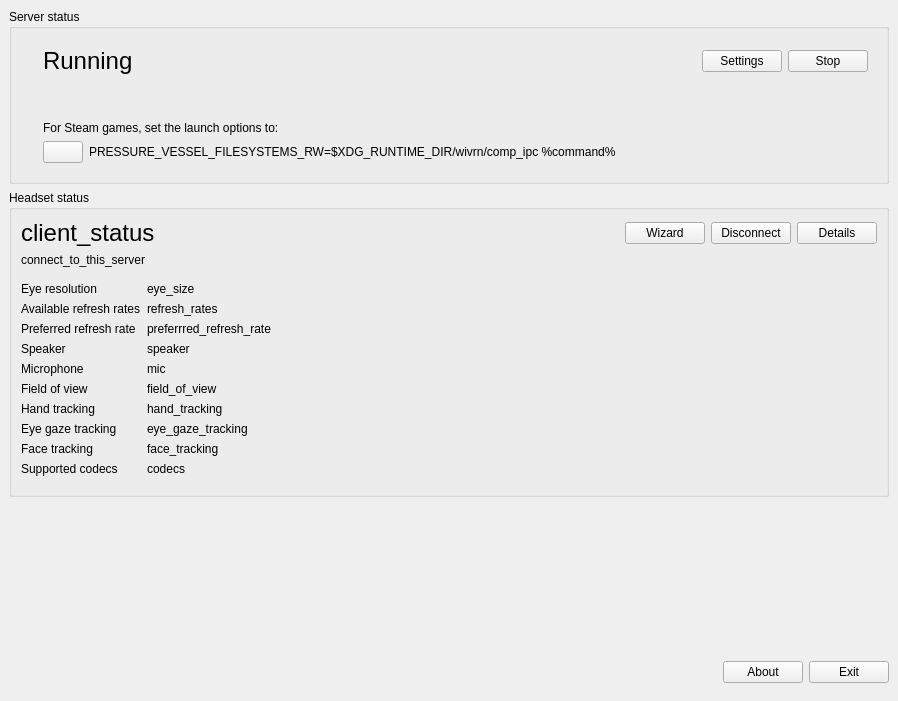
<?xml version="1.0" encoding="UTF-8"?>
<ui version="4.0">
 <class>MainWindow</class>
 <widget class="QMainWindow" name="MainWindow">
  <property name="geometry">
   <rect>
    <x>0</x>
    <y>0</y>
    <width>898</width>
    <height>701</height>
   </rect>
  </property>
  <property name="windowTitle">
   <string>WiVRn dashboard</string>
  </property>
  <property name="windowIcon">
   <iconset resource="../wivrn-dashboard.qrc">
    <normaloff>:/images/wivrn.svg</normaloff>:/images/wivrn.svg</iconset>
  </property>
  <widget class="QWidget" name="centralwidget">
   <layout class="QVBoxLayout" name="verticalLayout_2" stretch="0,0,1,0">
    <item>
     <widget class="QGroupBox" name="group_server">
      <property name="title">
       <string>Server status</string>
      </property>
      <property name="checkable">
       <bool>false</bool>
      </property>
      <layout class="QHBoxLayout" name="horizontalLayout_13">
       <item>
        <widget class="QStackedWidget" name="stacked_widget_server">
         <property name="currentIndex">
          <number>1</number>
         </property>
         <widget class="QWidget" name="server_stopped">
          <layout class="QHBoxLayout" name="horizontalLayout_7">
           <item>
            <widget class="QLabel" name="label_5">
             <property name="text">
              <string/>
             </property>
             <property name="pixmap">
              <pixmap resource="../wivrn-dashboard.qrc">:/images/wivrn.svg</pixmap>
             </property>
            </widget>
           </item>
           <item>
            <layout class="QVBoxLayout" name="verticalLayout_4">
             <item>
              <layout class="QHBoxLayout" name="horizontalLayout_6" stretch="1,0">
               <item>
                <widget class="QLabel" name="label_7">
                 <property name="font">
                  <font>
                   <pointsize>18</pointsize>
                  </font>
                 </property>
                 <property name="text">
                  <string>Stopped</string>
                 </property>
                </widget>
               </item>
               <item>
                <widget class="QPushButton" name="button_start">
                 <property name="text">
                  <string>Start</string>
                 </property>
                 <property name="icon">
                  <iconset theme="media-playback-start"/>
                 </property>
                </widget>
               </item>
              </layout>
             </item>
             <item>
              <spacer name="verticalSpacer_2">
               <property name="orientation">
                <enum>Qt::Orientation::Vertical</enum>
               </property>
               <property name="sizeHint" stdset="0">
                <size>
                 <width>20</width>
                 <height>40</height>
                </size>
               </property>
              </spacer>
             </item>
            </layout>
           </item>
          </layout>
         </widget>
         <widget class="QWidget" name="server_running">
          <layout class="QHBoxLayout" name="horizontalLayout_5">
           <item>
            <widget class="QLabel" name="label_4">
             <property name="text">
              <string/>
             </property>
             <property name="pixmap">
              <pixmap resource="../wivrn-dashboard.qrc">:/images/wivrn.svg</pixmap>
             </property>
            </widget>
           </item>
           <item>
            <layout class="QVBoxLayout" name="verticalLayout_3">
             <item>
              <layout class="QHBoxLayout" name="horizontalLayout_4" stretch="1,0,0">
               <item>
                <widget class="QLabel" name="label_15">
                 <property name="font">
                  <font>
                   <pointsize>18</pointsize>
                  </font>
                 </property>
                 <property name="text">
                  <string>Running</string>
                 </property>
                </widget>
               </item>
               <item>
                <widget class="QPushButton" name="button_settings">
                 <property name="text">
                  <string>Settings</string>
                 </property>
                 <property name="icon">
                  <iconset theme="preferences-system-symbolic"/>
                 </property>
                </widget>
               </item>
               <item>
                <widget class="QPushButton" name="button_stop">
                 <property name="text">
                  <string>Stop</string>
                 </property>
                 <property name="icon">
                  <iconset theme="media-playback-stop-symbolic"/>
                 </property>
                </widget>
               </item>
              </layout>
             </item>
             <item>
              <spacer name="verticalSpacer">
               <property name="orientation">
                <enum>Qt::Orientation::Vertical</enum>
               </property>
               <property name="sizeHint" stdset="0">
                <size>
                 <width>20</width>
                 <height>40</height>
                </size>
               </property>
              </spacer>
             </item>
             <item>
              <widget class="QLabel" name="label">
               <property name="text">
                <string>For Steam games, set the launch options to:</string>
               </property>
               <property name="textFormat">
                <enum>Qt::TextFormat::PlainText</enum>
               </property>
               <property name="wordWrap">
                <bool>true</bool>
               </property>
               <property name="textInteractionFlags">
                <set>Qt::TextInteractionFlag::NoTextInteraction</set>
               </property>
              </widget>
             </item>
             <item>
              <layout class="QHBoxLayout" name="horizontalLayout_2" stretch="0,1">
               <item>
                <widget class="QPushButton" name="copy_steam_command">
                 <property name="toolTip">
                  <string>Copy to clipboard</string>
                 </property>
                 <property name="text">
                  <string/>
                 </property>
                 <property name="icon">
                  <iconset theme="edit-copy-symbolic"/>
                 </property>
                </widget>
               </item>
               <item>
                <widget class="QLabel" name="label_steam_command">
                 <property name="cursor">
                  <cursorShape>IBeamCursor</cursorShape>
                 </property>
                 <property name="text">
                  <string notr="true">PRESSURE_VESSEL_FILESYSTEMS_RW=$XDG_RUNTIME_DIR/wivrn/comp_ipc %command%</string>
                 </property>
                 <property name="wordWrap">
                  <bool>true</bool>
                 </property>
                 <property name="textInteractionFlags">
                  <set>Qt::TextInteractionFlag::NoTextInteraction</set>
                 </property>
                </widget>
               </item>
              </layout>
             </item>
            </layout>
           </item>
          </layout>
         </widget>
        </widget>
       </item>
      </layout>
     </widget>
    </item>
    <item>
     <widget class="QGroupBox" name="group_client">
      <property name="title">
       <string>Headset status</string>
      </property>
      <layout class="QVBoxLayout" name="verticalLayout">
       <item>
        <layout class="QHBoxLayout" name="horizontalLayout" stretch="1,0,0,0">
         <item>
          <widget class="QLabel" name="label_client_status">
           <property name="font">
            <font>
             <pointsize>18</pointsize>
            </font>
           </property>
           <property name="text">
            <string notr="true">client_status</string>
           </property>
          </widget>
         </item>
         <item>
          <widget class="QPushButton" name="button_wizard">
           <property name="text">
            <string>Wizard</string>
           </property>
          </widget>
         </item>
         <item>
          <widget class="QPushButton" name="button_disconnect">
           <property name="text">
            <string>Disconnect</string>
           </property>
           <property name="icon">
            <iconset theme="network-disconnect-symbolic"/>
           </property>
          </widget>
         </item>
         <item>
          <widget class="QPushButton" name="button_details">
           <property name="text">
            <string>Details</string>
           </property>
           <property name="checkable">
            <bool>true</bool>
           </property>
           <property name="checked">
            <bool>false</bool>
           </property>
          </widget>
         </item>
        </layout>
       </item>
       <item>
        <widget class="QLabel" name="label_how_to_connect">
         <property name="text">
          <string notr="true">connect_to_this_server</string>
         </property>
         <property name="wordWrap">
          <bool>true</bool>
         </property>
        </widget>
       </item>
       <item>
        <widget class="QWidget" name="headset_properties" native="true">
         <layout class="QGridLayout" name="gridLayout" columnstretch="0,1">
          <property name="leftMargin">
           <number>0</number>
          </property>
          <property name="rightMargin">
           <number>0</number>
          </property>
          <item row="7" column="0">
           <widget class="QLabel" name="label_12">
            <property name="text">
             <string>Eye gaze tracking</string>
            </property>
           </widget>
          </item>
          <item row="0" column="0">
           <widget class="QLabel" name="label_3">
            <property name="text">
             <string>Eye resolution</string>
            </property>
           </widget>
          </item>
          <item row="3" column="0">
           <widget class="QLabel" name="label_8">
            <property name="text">
             <string>Speaker</string>
            </property>
           </widget>
          </item>
          <item row="5" column="0">
           <widget class="QLabel" name="label_10">
            <property name="text">
             <string>Field of view</string>
            </property>
           </widget>
          </item>
          <item row="1" column="1">
           <widget class="QLabel" name="label_refresh_rates">
            <property name="text">
             <string notr="true">refresh_rates</string>
            </property>
           </widget>
          </item>
          <item row="0" column="1">
           <widget class="QLabel" name="label_eye_size">
            <property name="text">
             <string notr="true">eye_size</string>
            </property>
           </widget>
          </item>
          <item row="4" column="0">
           <widget class="QLabel" name="label_9">
            <property name="text">
             <string>Microphone</string>
            </property>
           </widget>
          </item>
          <item row="1" column="0">
           <widget class="QLabel" name="label_2">
            <property name="text">
             <string>Available refresh rates</string>
            </property>
           </widget>
          </item>
          <item row="9" column="0">
           <widget class="QLabel" name="label_14">
            <property name="text">
             <string>Supported codecs</string>
            </property>
           </widget>
          </item>
          <item row="6" column="0">
           <widget class="QLabel" name="label_11">
            <property name="text">
             <string>Hand tracking</string>
            </property>
           </widget>
          </item>
          <item row="2" column="0">
           <widget class="QLabel" name="label_6">
            <property name="text">
             <string>Preferred refresh rate</string>
            </property>
           </widget>
          </item>
          <item row="8" column="0">
           <widget class="QLabel" name="label_13">
            <property name="text">
             <string>Face tracking</string>
            </property>
           </widget>
          </item>
          <item row="2" column="1">
           <widget class="QLabel" name="label_prefered_refresh_rate">
            <property name="text">
             <string notr="true">preferrred_refresh_rate</string>
            </property>
           </widget>
          </item>
          <item row="3" column="1">
           <widget class="QLabel" name="label_speaker">
            <property name="text">
             <string notr="true">speaker</string>
            </property>
           </widget>
          </item>
          <item row="4" column="1">
           <widget class="QLabel" name="label_mic">
            <property name="text">
             <string notr="true">mic</string>
            </property>
           </widget>
          </item>
          <item row="5" column="1">
           <widget class="QLabel" name="label_field_of_view">
            <property name="text">
             <string notr="true">field_of_view</string>
            </property>
           </widget>
          </item>
          <item row="6" column="1">
           <widget class="QLabel" name="label_hand_tracking">
            <property name="text">
             <string notr="true">hand_tracking</string>
            </property>
           </widget>
          </item>
          <item row="7" column="1">
           <widget class="QLabel" name="label_eye_gaze_tracking">
            <property name="text">
             <string notr="true">eye_gaze_tracking</string>
            </property>
           </widget>
          </item>
          <item row="8" column="1">
           <widget class="QLabel" name="label_face_tracking">
            <property name="text">
             <string notr="true">face_tracking</string>
            </property>
           </widget>
          </item>
          <item row="9" column="1">
           <widget class="QLabel" name="label_codecs">
            <property name="text">
             <string notr="true">codecs</string>
            </property>
           </widget>
          </item>
         </layout>
        </widget>
       </item>
      </layout>
     </widget>
    </item>
    <item>
     <spacer name="verticalSpacer_3">
      <property name="orientation">
       <enum>Qt::Orientation::Vertical</enum>
      </property>
      <property name="sizeHint" stdset="0">
       <size>
        <width>20</width>
        <height>104</height>
       </size>
      </property>
     </spacer>
    </item>
    <item>
     <layout class="QHBoxLayout" name="horizontalLayout_3">
      <item>
       <spacer name="horizontalSpacer_4">
        <property name="orientation">
         <enum>Qt::Orientation::Horizontal</enum>
        </property>
        <property name="sizeHint" stdset="0">
         <size>
          <width>20</width>
          <height>40</height>
         </size>
        </property>
       </spacer>
      </item>
      <item>
       <widget class="QPushButton" name="button_about">
        <property name="text">
         <string>About</string>
        </property>
        <property name="icon">
         <iconset theme="help-about-symbolic"/>
        </property>
       </widget>
      </item>
      <item>
       <widget class="QPushButton" name="button_exit">
        <property name="text">
         <string>Exit</string>
        </property>
        <property name="icon">
         <iconset theme="application-exit-symbolic"/>
        </property>
       </widget>
      </item>
     </layout>
    </item>
   </layout>
  </widget>
  <action name="action_systray_show">
   <property name="icon">
    <iconset theme="settings-configure-symbolic"/>
   </property>
   <property name="text">
    <string>&amp;Show</string>
   </property>
  </action>
  <action name="action_systray_hide">
   <property name="icon">
    <iconset theme="preferences-system-symbolic"/>
   </property>
   <property name="text">
    <string>&amp;Hide</string>
   </property>
  </action>
  <action name="action_systray_exit">
   <property name="icon">
    <iconset theme="application-exit-symbolic"/>
   </property>
   <property name="text">
    <string>&amp;Exit</string>
   </property>
  </action>
 </widget>
 <resources>
  <include location="../wivrn-dashboard.qrc"/>
  <include location="../wivrn-dashboard.qrc"/>
 </resources>
 <connections/>
</ui>
